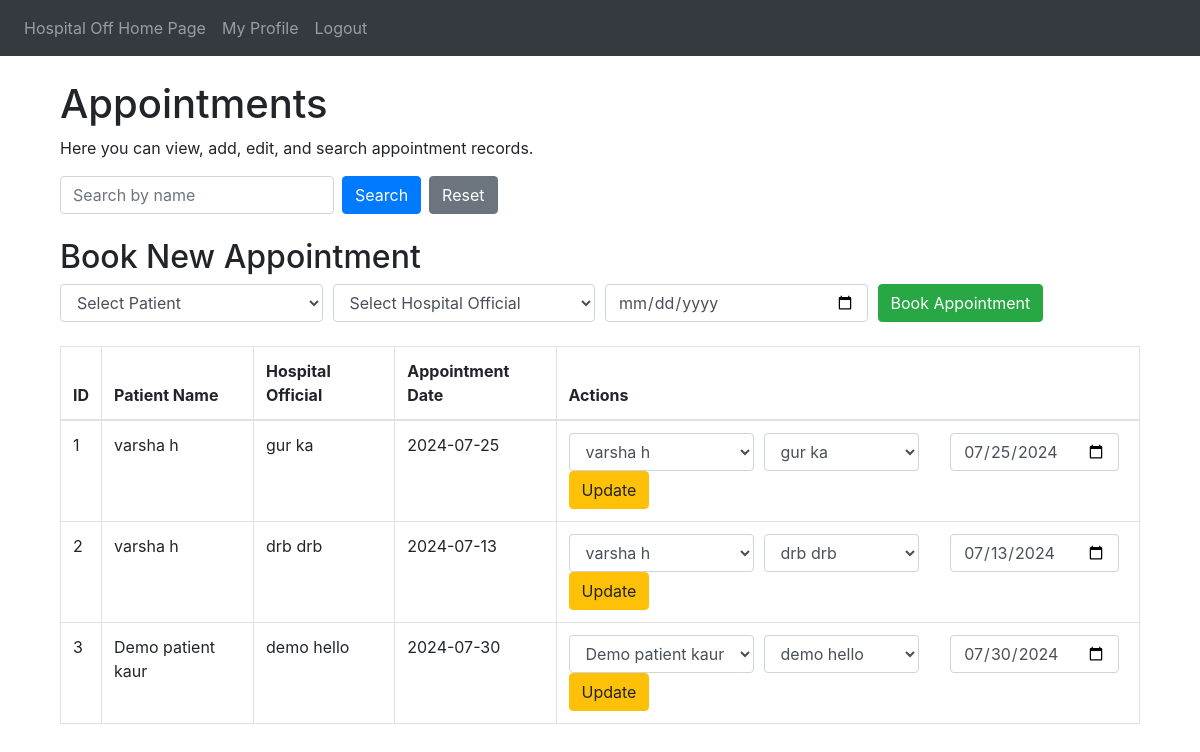
Screenshot of /appointments/appointments (signed in) with the database file from the repository.
### website/models.py (models this page shows)
class Appointment(db.Model):
    app_id = db.Column(db.Integer, primary_key=True, autoincrement=True)
    patient_id = db.Column(db.Integer, db.ForeignKey('patient.patient_id'), nullable=False)
    hospital_off_id = db.Column(db.Integer, db.ForeignKey('hospital_official.id'), nullable=False)
    app_date = db.Column(db.Date, nullable=False)
    patient = db.relationship('Patient', backref=db.backref('appointments', lazy=True))
    hospital_official = db.relationship('HospitalOfficial', backref=db.backref('appointments', lazy=True))

class Patient(db.Model):
    patient_id = db.Column(db.Integer, primary_key=True, autoincrement=True)
    user_id = db.Column(db.Integer, db.ForeignKey('user.id'), nullable=False)
    patient_first_name = db.Column(db.String(50), nullable=False)
    patient_last_name = db.Column(db.String(50), nullable=False)
    patient_telephone = db.Column(db.String(50), nullable=False)
    patient_address = db.Column(db.String(50), nullable=False)
    patient_date = db.Column(db.Date, nullable=False)
    patient_insurance = db.Column(db.Integer, nullable=False)

class User(db.Model, UserMixin):
    id = db.Column(db.Integer, primary_key=True)
    email = db.Column(db.String(150), unique=True)
    password = db.Column(db.String(150))
    user_first_name = db.Column(db.String(50), nullable=False)
    user_last_name = db.Column(db.String(50), nullable=False)
    user_telephone = db.Column(db.String(50), nullable=False)
    user_role = db.Column(db.String(50), nullable=False, default='User')
    otp_secret = db.Column(db.String(16))
    hospital_official = db.relationship('HospitalOfficial', uselist=False, backref='user')
    patient = db.relationship('Patient', uselist=False, backref='user')
    admin = db.relationship('Admin', uselist=False, backref='admin_user')

### website/views.py (the view)
@appointments.route('/appointments', methods=['GET', 'POST'])
@login_required
def view_appointments():
    if request.method == 'POST':
        if 'search_button' in request.form:
            search_term = request.form.get('search')
            appointments = Appointment.query.join(Patient).join(HospitalOfficial).filter(
                (Patient.patient_first_name.contains(search_term)) |
                (Patient.patient_last_name.contains(search_term)) |
                (HospitalOfficial.user.has(User.user_first_name.contains(search_term))) |
                (HospitalOfficial.user.has(User.user_last_name.contains(search_term)))
            ).all()
        elif 'add_appointment' in request.form:
            patient_id = request.form.get('patient_id')
            hospital_off_id = request.form.get('hospital_off_id')
            app_date = request.form.get('app_date')
            new_appointment = Appointment(
                patient_id=patient_id,
                hospital_off_id=hospital_off_id,
                app_date=datetime.strptime(app_date, '%Y-%m-%d')
            )
            db.session.add(new_appointment)
            db.session.commit()
            flash('Appointment booked successfully!', category='success')
            return redirect(url_for('appointments.view_appointments'))
        elif 'edit_appointment' in request.form:
            app_id = request.form.get('app_id')
            appointment = Appointment.query.get(app_id)
            appointment.patient_id = request.form.get('patient_id')
            appointment.hospital_off_id = request.form.get('hospital_off_id')
            appointment.app_date = datetime.strptime(request.form.get('app_date'), '%Y-%m-%d')
            db.session.commit()
            flash('Appointment updated successfully!', category='success')
            return redirect(url_for('appointments.view_appointments'))
    else:
        appointments = Appointment.query.all()
    patients = Patient.query.all()
    officials = HospitalOfficial.query.all()
    return render_template('view_appointments.html', appointments=appointments, patients=patients, officials=officials, user=current_user)

### website/templates/view_appointments.html (shortened to what this page needs)
{% extends 'base.html' %}
{% block content %}
<div class="container mt-4">
    <h1>Appointments</h1>
    <p>Here you can view, add, edit, and search appointment records.</p>
    <form method="POST" class="form-inline mb-4">
        <input type="text" name="search" class="form-control mr-2" placeholder="Search by name">
        <button type="submit" class="btn btn-primary" name="search_button">Search</button>
        <a href="{{ url_for('appointments.view_appointments') }}" class="btn btn-secondary ml-2">Reset</a>
    </form>
    <form method="POST" class="mb-4">
        <h2>Book New Appointment</h2>
        <div class="form-row">
            <div class="col">
                <select name="patient_id" class="form-control" required>
                    <option value="" disabled selected>Select Patient</option>
                </select>
            </div>
            <div class="col">
                <select name="hospital_off_id" class="form-control" required>
                    <option value="" disabled selected>Select Hospital Official</option>
                </select>
            </div>
            <div class="col">
                <input type="date" name="app_date" class="form-control" required>
            </div>
            <div class="col">
                <button type="submit" class="btn btn-success" name="add_appointment">Book Appointment</button>
            </div>
        </div>
    </form>
    <table class="table table-bordered">
        <thead>
            <tr>
                <th>ID</th>
                <th>Patient Name</th>
                <th>Hospital Official</th>
                <th>Appointment Date</th>
                <th>Actions</th>
            </tr>
        </thead>
        <tbody>
            {% for appointment in appointments %}
            <tr>
                <td>{{ appointment.app_id }}</td>
                <td>{{ appointment.patient.patient_first_name }} {{ appointment.patient.patient_last_name }}</td>
                <td>{{ appointment.hospital_official.user.user_first_name }} {{ appointment.hospital_official.user.user_last_name }}</td>
                <td>{{ appointment.app_date }}</td>
                <td>
                    <form method="POST" class="form-inline">
                        <div class="form-row">
                            <div class="col">
                                <select name="patient_id" class="form-control" required>
                                    {% for patient in patients %}
                                        <option value="{{ patient.patient_id }}" {% if appointment.patient_id == patient.patient_id %} selected {% endif %}>
                                            {{ patient.patient_first_name }} {{ patient.patient_last_name }}
                                        </option>
                                    {% endfor %}
                                </select>
                            </div>
                            <div class="col">
                                <select name="hospital_off_id" class="form-control" required>
                                    {% for official in officials %}
                                        <option value="{{ official.id }}" {% if appointment.hospital_off_id == official.id %} selected {% endif %}>
                                            {{ official.user.user_first_name }} {{ official.user.user_last_name }}
                                        </option>
                                    {% endfor %}
                                </select>
                            </div>
                            <div class="col">
                                <input type="date" name="app_date" class="form-control" value="{{ appointment.app_date }}" required>
                            </div>
                            <div class="col">
                                <button type="submit" class="btn btn-warning" name="edit_appointment">Update</button>
                            </div>
                        </div>
                    </form>
                </td>
            </tr>
            {% endfor %}
        </tbody>
    </table>
</div>
{% endblock %}

### website/templates/base.html (shortened to what this page needs)
<!DOCTYPE html>
<html>
<head>
    <link rel="stylesheet" href="https://stackpath.bootstrapcdn.com/bootstrap/4.4.1/css/bootstrap.min.css"
 />
    <link rel="stylesheet" href="https://stackpath.bootstrapcdn.com/font-awesome/4.7.0/css/font-awesome.min.css"
 />
</head>
<body>
    <nav class="navbar navbar-expand-lg navbar-dark bg-dark">
        <div class="collapse navbar-collapse" id="navbar">
            <div class="navbar-nav">
                {% if user.is_authenticated %}
                {% if user.user_role == 'admin' or user.user_role == 'User' or user.user_role == 'Admin' %}
                <a class="nav-item nav-link" id="home" href="{{ url_for('views.home') }}">Home</a>
                {% elif user.user_role == 'hospital_off' %}
                <a class="nav-item nav-link" id="hospitalOffHomePage"
                    href="{{ url_for('hospital_official.hospital_off_home') }}">Hospital Off Home Page</a>
                <a class="nav-item nav-link" id="myprofilePage" href="{{ url_for('myprofile.myview_profile') }}">My Profile</a>
                {% else %}
                <a class="nav-item nav-link" id="VoterHomePage" href="/voter-home-page">Patient Home</a>
                {% endif %}
                <a class="nav-item nav-link" id="logout" href="{{ url_for('auth.logout') }}">Logout</a>
                {% else %}
                <a class="nav-item nav-link" id="login" href="{{ url_for('auth.login') }}">Login</a>
                <a class="nav-item nav-link" id="signUp" href="{{ url_for('auth.signup') }}">Sign Up</a>
                {% endif %}
            </div>
        </div>
    </nav>
    <div class="container">{% block content %} {% endblock %}</div>
</body>
</html>

### rows the page displays
Appointment: app_id "1", patient.patient_first_name "varsha", patient.patient_last_name "h", hospital_official.user.user_first_name "gur", hospital_official.user.user_last_name "ka", app_date "2024-07-25", patient_id "varsha h", hospital_off_id "gur ka", app_date "07/25/2024"
Appointment: app_id "2", patient.patient_first_name "varsha", patient.patient_last_name "h", hospital_official.user.user_first_name "drb", hospital_official.user.user_last_name "drb", app_date "2024-07-13", patient_id "varsha h", hospital_off_id "drb drb", app_date "07/13/2024"
Appointment: app_id "3", patient.patient_first_name "Demo patient", patient.patient_last_name "kaur", hospital_official.user.user_first_name "demo", hospital_official.user.user_last_name "hello", app_date "2024-07-30", patient_id "Demo patient kaur", hospital_off_id "demo hello", app_date "07/30/2024"
